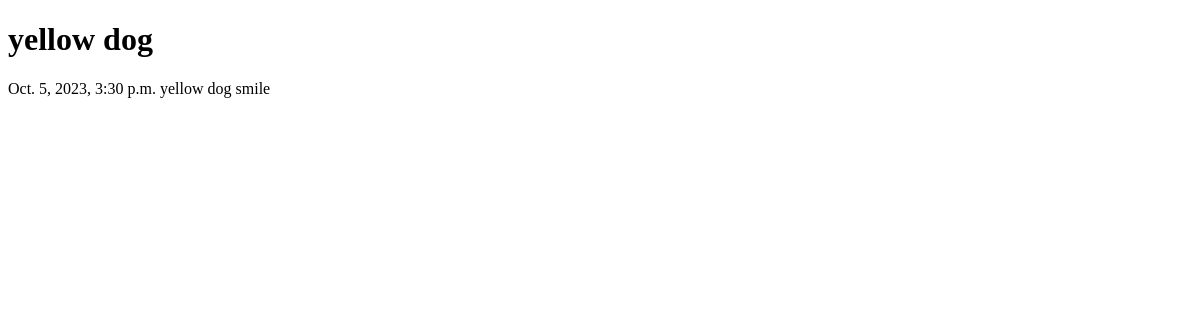
Page /news/1 on the earlier database version.
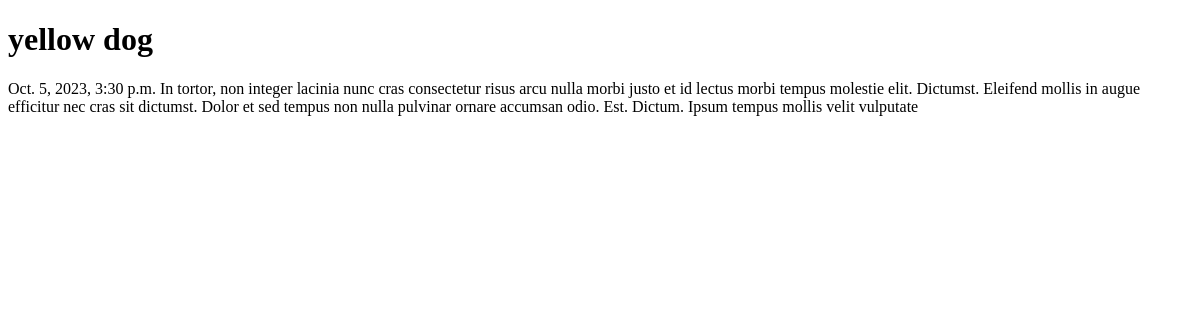
Same page on the later database version.
### News/models.py (models this page shows, shortened)
class Reaction():
    def __init__(self):
        pass

class Post(models.Model, Reaction):
    article = 'AR'
    news = 'NW'
    TYPES = [
        (article, 'article'),
        (news, 'news')
    ]
    author = models.ForeignKey(Author, on_delete=models.CASCADE)
    category = models.ManyToManyField(Category, through='PostCategory')
    type = models.CharField(choices=TYPES, default=news, max_length=2)
    date_time = models.DateTimeField(auto_now_add=True)
    subject = models.CharField(max_length=100)
    text = models.TextField()
    rating = models.IntegerField(default=0)

### News/views.py (the view)
# urls.py: path('<int:pk>', PostDetail.as_view(), name='post_detail'),
class PostDetail(DetailView):
    model = Post
    template_name = 'Post.html'
    context_object_name = 'post'

### templates/Post.html (shortened to what this page needs)
{% extends 'flatpages/default.html' %}
{% block content %}
<h1>{{ post.subject}}</h1>
{{post.date_time}}
{{post.text}}
{% endblock content %}

Differences in the rows shown:
changed Post "yellow dog": text "yellow dog smile" → "In tortor, non integer lacinia nunc cras consectetur risus arcu nulla morbi justo et id lectus morbi tempus molestie elit. Dictumst. Eleifend mollis in augue efficitur nec cras sit dictumst. Dolor et sed tempus non nulla pulvinar ornare accumsan odio. Est. Dictum. Ipsum tempus mollis velit vulputate"
